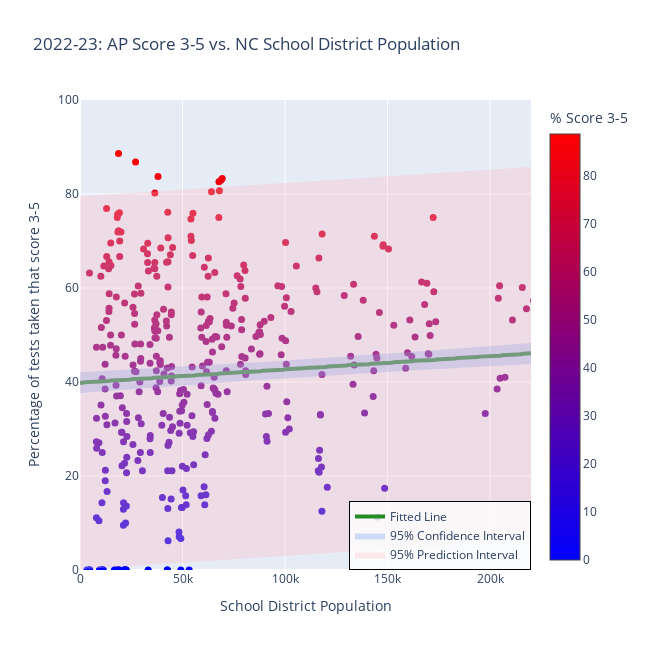

The cell this chart's notebook holds for it:
### Markdown cell above
### Feature 2: 2022-23: AP Score 3-5 vs. District Population

### Code cell
x_arr = northcarolina['population'].to_numpy()
y_arr = northcarolina['PERCENT_3_OR_ABOVE'].to_numpy()

# Fit the OLS model
alpha = 0.05  # 95% confidence level
x_with_const = sm.add_constant(x_arr)  # Add intercept
model = sm.OLS(y_arr, x_with_const).fit()

# Generate x values for the fitted line
x_line = np.linspace(0, 220e3, 221)
x_line = np.round(x_line, decimals=-1)
x_line_with_const = sm.add_constant(x_line)

# Get predictions and intervals
predictions = model.get_prediction(x_line_with_const)
prediction_summary = predictions.summary_frame(alpha=alpha)

# Extract values
y_line = prediction_summary['mean'].values
ci_lower = prediction_summary['mean_ci_lower'].values  # Confidence Interval lower bound
ci_upper = prediction_summary['mean_ci_upper'].values  # Confidence Interval upper bound
pi_lower = prediction_summary['obs_ci_lower'].values  # Prediction Interval lower bound
pi_upper = prediction_summary['obs_ci_upper'].values  # Prediction Interval upper bound

# Round fitted values for consistency
y_line = np.round(y_line, decimals=1)

#### Draw the data points ####
fig = go.Figure(data=go.Scatter(
    x=np.round(x_arr, decimals=-1),
    y=np.round(y_arr, decimals=1),
    mode='markers',
    marker=dict(
        size=7,
        color=y_arr,
        colorscale='Bluered',
        symbol='circle',
        showscale=True,
        colorbar=dict(title='% Score 3-5'),
    ),
    showlegend=False,
    text=northcarolina['County'],
    name=''
))

#### Add the fitted line ####
fig.add_trace(go.Scatter(
    x=x_line,
    y=y_line,
    mode="lines",
    line=dict(color="forestgreen", width=4),  # Thicker fitted line
    name="Fitted Line",
    showlegend=True
))

#### Add the Confidence Interval band ####
fig.add_trace(go.Scatter(
    x=np.concatenate([x_line, x_line[::-1]]),
    y=np.concatenate([ci_upper, ci_lower[::-1]]),
    fill='toself',
    fillcolor='rgba(100, 149, 237, 0.3)',
    line=dict(color='rgba(255,255,255,0)'),
    hoverinfo="skip",
    showlegend=True,
    name="95% Confidence Interval"
))

#### Add the Prediction Interval band ####
fig.add_trace(go.Scatter(
    x=np.concatenate([x_line, x_line[::-1]]),
    y=np.concatenate([pi_upper, pi_lower[::-1]]),
    fill='toself',
    fillcolor='rgba(255, 182, 193, 0.3)',
    line=dict(color='rgba(255,255,255,0)'),
    hoverinfo="skip",
    showlegend=True,
    name="95% Prediction Interval"
))

#### Write the title of the plot ####
fig.update_layout(
    title='2022-23: AP Score 3-5 vs. NC School District Population',
    xaxis_title='School District Population',
    yaxis_title='Percentage of tests taken that score 3-5',
    width=650,
    height=650,
    legend=dict(
        x=1.0,  # Position of the legend (x-coordinate in normalized units)
        y=0.0,  # Position of the legend (y-coordinate in normalized units)
        xanchor='right',  # Align the legend box to the right
        yanchor='bottom',  # Align the legend box to the bottom
        bgcolor='rgba(255, 255, 255, 0.8)',  # White background with some transparency
        bordercolor='black',
        borderwidth=1
    )
)

fig.update_xaxes(range=[0, 220e3])
fig.update_yaxes(range=[0, 100])
fig.show()

# Save the plot
with open('../data/NC_pickled/NC_pass_vs_school_district_population.pkl', 'wb') as f:
    pickle.dump(fig, f)

### Figure 1 — Plotly figure (JSON) as saved in the notebook; plotly's stock layout.template omitted (floating-point values rounded to 4 significant figures; data arrays with more than 128 entries replaced by an {"elided": "..."} marker saying what was removed)
{"data": [{"marker": {"color": {"elided": "437 float values"}, "colorbar": {"title": {"text": "% Score 3-5"}}, "colorscale": [[0, "rgb(0,0,255)"], [1, "rgb(255,0,0)"]], "showscale": true, "size": 7, "symbol": "circle"}, "mode": "markers", "name": "", "showlegend": false, "text": {"elided": "437 str values"}, "type": "scatter", "x": {"elided": "437 int values"}, "y": {"elided": "437 float values"}}, {"line": {"color": "forestgreen", "width": 4}, "mode": "lines", "name": "Fitted Line", "showlegend": true, "type": "scatter", "x": {"elided": "221 int values"}, "y": {"elided": "221 float values"}}, {"fill": "toself", "fillcolor": "rgba(100, 149, 237, 0.3)", "hoverinfo": "skip", "line": {"color": "rgba(255,255,255,0)"}, "name": "95% Confidence Interval", "showlegend": true, "type": "scatter", "x": {"elided": "442 int values"}, "y": {"elided": "442 float values"}}, {"fill": "toself", "fillcolor": "rgba(255, 182, 193, 0.3)", "hoverinfo": "skip", "line": {"color": "rgba(255,255,255,0)"}, "name": "95% Prediction Interval", "showlegend": true, "type": "scatter", "x": {"elided": "442 int values"}, "y": {"elided": "442 float values"}}], "layout": {"height": 650, "legend": {"bgcolor": "rgba(255, 255, 255, 0.8)", "bordercolor": "black", "borderwidth": 1, "x": 1, "xanchor": "right", "y": 0, "yanchor": "bottom"}, "title": {"text": "2022-23: AP Score 3-5 vs. NC School District Population"}, "width": 650, "xaxis": {"range": [0, 220000], "title": {"text": "School District Population"}, "type": "linear"}, "yaxis": {"range": [0, 100], "title": {"text": "Percentage of tests taken that score 3-5"}, "type": "linear"}}}
